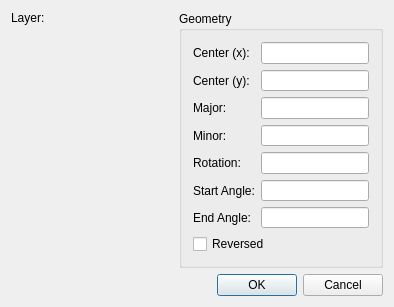
<?xml version="1.0" encoding="UTF-8"?>
<ui version="4.0">
 <class>QG_DlgEllipse</class>
 <widget class="QDialog" name="QG_DlgEllipse">
  <property name="geometry">
   <rect>
    <x>0</x>
    <y>0</y>
    <width>394</width>
    <height>307</height>
   </rect>
  </property>
  <property name="sizePolicy">
   <sizepolicy hsizetype="Minimum" vsizetype="Minimum">
    <horstretch>0</horstretch>
    <verstretch>0</verstretch>
   </sizepolicy>
  </property>
  <property name="minimumSize">
   <size>
    <width>300</width>
    <height>190</height>
   </size>
  </property>
  <property name="windowTitle">
   <string>Ellipse</string>
  </property>
  <layout class="QVBoxLayout">
   <item>
    <layout class="QHBoxLayout">
     <item>
      <layout class="QVBoxLayout">
       <item>
        <layout class="QHBoxLayout">
         <item>
          <widget class="QLabel" name="lLayer">
           <property name="sizePolicy">
            <sizepolicy hsizetype="Preferred" vsizetype="Preferred">
             <horstretch>0</horstretch>
             <verstretch>0</verstretch>
            </sizepolicy>
           </property>
           <property name="text">
            <string>Layer:</string>
           </property>
           <property name="wordWrap">
            <bool>false</bool>
           </property>
          </widget>
         </item>
         <item>
          <widget class="QG_LayerBox" name="cbLayer" native="true"/>
         </item>
        </layout>
       </item>
       <item>
        <widget class="QG_WidgetPen" name="wPen" native="true">
         <property name="sizePolicy">
          <sizepolicy hsizetype="MinimumExpanding" vsizetype="MinimumExpanding">
           <horstretch>0</horstretch>
           <verstretch>0</verstretch>
          </sizepolicy>
         </property>
        </widget>
       </item>
      </layout>
     </item>
     <item>
      <widget class="QGroupBox" name="buttonGroup8">
       <property name="title">
        <string>Geometry</string>
       </property>
       <layout class="QGridLayout">
        <item row="1" column="0">
         <widget class="QLabel" name="lCenterY">
          <property name="text">
           <string>Center (y):</string>
          </property>
          <property name="wordWrap">
           <bool>false</bool>
          </property>
         </widget>
        </item>
        <item row="1" column="1">
         <widget class="QLineEdit" name="leCenterY">
          <property name="minimumSize">
           <size>
            <width>64</width>
            <height>0</height>
           </size>
          </property>
         </widget>
        </item>
        <item row="0" column="0">
         <widget class="QLabel" name="lCenterX">
          <property name="text">
           <string>Center (x):</string>
          </property>
          <property name="wordWrap">
           <bool>false</bool>
          </property>
         </widget>
        </item>
        <item row="0" column="1">
         <widget class="QLineEdit" name="leCenterX">
          <property name="minimumSize">
           <size>
            <width>64</width>
            <height>0</height>
           </size>
          </property>
         </widget>
        </item>
        <item row="8" column="0">
         <spacer name="spacer58">
          <property name="orientation">
           <enum>Qt::Vertical</enum>
          </property>
          <property name="sizeType">
           <enum>QSizePolicy::Expanding</enum>
          </property>
          <property name="sizeHint" stdset="0">
           <size>
            <width>20</width>
            <height>20</height>
           </size>
          </property>
         </spacer>
        </item>
        <item row="8" column="1">
         <spacer name="spacer61">
          <property name="orientation">
           <enum>Qt::Vertical</enum>
          </property>
          <property name="sizeType">
           <enum>QSizePolicy::Expanding</enum>
          </property>
          <property name="sizeHint" stdset="0">
           <size>
            <width>20</width>
            <height>20</height>
           </size>
          </property>
         </spacer>
        </item>
        <item row="6" column="0">
         <widget class="QLabel" name="lAngle2">
          <property name="text">
           <string>End Angle:</string>
          </property>
          <property name="wordWrap">
           <bool>false</bool>
          </property>
         </widget>
        </item>
        <item row="6" column="1">
         <widget class="QLineEdit" name="leAngle2">
          <property name="minimumSize">
           <size>
            <width>64</width>
            <height>0</height>
           </size>
          </property>
         </widget>
        </item>
        <item row="5" column="1">
         <widget class="QLineEdit" name="leAngle1">
          <property name="minimumSize">
           <size>
            <width>64</width>
            <height>0</height>
           </size>
          </property>
         </widget>
        </item>
        <item row="5" column="0">
         <widget class="QLabel" name="lAngle1">
          <property name="text">
           <string>Start Angle:</string>
          </property>
          <property name="wordWrap">
           <bool>false</bool>
          </property>
         </widget>
        </item>
        <item row="4" column="0">
         <widget class="QLabel" name="lRotation">
          <property name="text">
           <string>Rotation:</string>
          </property>
          <property name="wordWrap">
           <bool>false</bool>
          </property>
         </widget>
        </item>
        <item row="4" column="1">
         <widget class="QLineEdit" name="leRotation">
          <property name="minimumSize">
           <size>
            <width>64</width>
            <height>0</height>
           </size>
          </property>
         </widget>
        </item>
        <item row="3" column="1">
         <widget class="QLineEdit" name="leMinor">
          <property name="minimumSize">
           <size>
            <width>64</width>
            <height>0</height>
           </size>
          </property>
         </widget>
        </item>
        <item row="3" column="0">
         <widget class="QLabel" name="lMinor">
          <property name="text">
           <string>Minor:</string>
          </property>
          <property name="wordWrap">
           <bool>false</bool>
          </property>
         </widget>
        </item>
        <item row="2" column="0">
         <widget class="QLabel" name="lMajor">
          <property name="text">
           <string>Major:</string>
          </property>
          <property name="wordWrap">
           <bool>false</bool>
          </property>
         </widget>
        </item>
        <item row="2" column="1">
         <widget class="QLineEdit" name="leMajor">
          <property name="minimumSize">
           <size>
            <width>64</width>
            <height>0</height>
           </size>
          </property>
         </widget>
        </item>
        <item row="7" column="0" colspan="2">
         <widget class="QCheckBox" name="cbReversed">
          <property name="text">
           <string>Reversed</string>
          </property>
         </widget>
        </item>
       </layout>
      </widget>
     </item>
    </layout>
   </item>
   <item>
    <widget class="QDialogButtonBox" name="buttonBox">
     <property name="standardButtons">
      <set>QDialogButtonBox::Cancel|QDialogButtonBox::Ok</set>
     </property>
    </widget>
   </item>
  </layout>
 </widget>
 <layoutdefault spacing="6" margin="11"/>
 <customwidgets>
  <customwidget>
   <class>QG_WidgetPen</class>
   <extends>QWidget</extends>
   <header>qg_widgetpen.h</header>
  </customwidget>
  <customwidget>
   <class>QG_LayerBox</class>
   <extends>QWidget</extends>
   <header>qg_layerbox.h</header>
  </customwidget>
 </customwidgets>
 <tabstops>
  <tabstop>leCenterX</tabstop>
  <tabstop>leCenterY</tabstop>
  <tabstop>leMajor</tabstop>
  <tabstop>leMinor</tabstop>
  <tabstop>leRotation</tabstop>
  <tabstop>leAngle1</tabstop>
  <tabstop>leAngle2</tabstop>
  <tabstop>cbReversed</tabstop>
 </tabstops>
 <resources/>
 <connections>
  <connection>
   <sender>buttonBox</sender>
   <signal>accepted()</signal>
   <receiver>QG_DlgEllipse</receiver>
   <slot>accept()</slot>
   <hints>
    <hint type="sourcelabel">
     <x>196</x>
     <y>290</y>
    </hint>
    <hint type="destinationlabel">
     <x>20</x>
     <y>20</y>
    </hint>
   </hints>
  </connection>
  <connection>
   <sender>buttonBox</sender>
   <signal>rejected()</signal>
   <receiver>QG_DlgEllipse</receiver>
   <slot>reject()</slot>
   <hints>
    <hint type="sourcelabel">
     <x>196</x>
     <y>290</y>
    </hint>
    <hint type="destinationlabel">
     <x>20</x>
     <y>20</y>
    </hint>
   </hints>
  </connection>
 </connections>
</ui>
